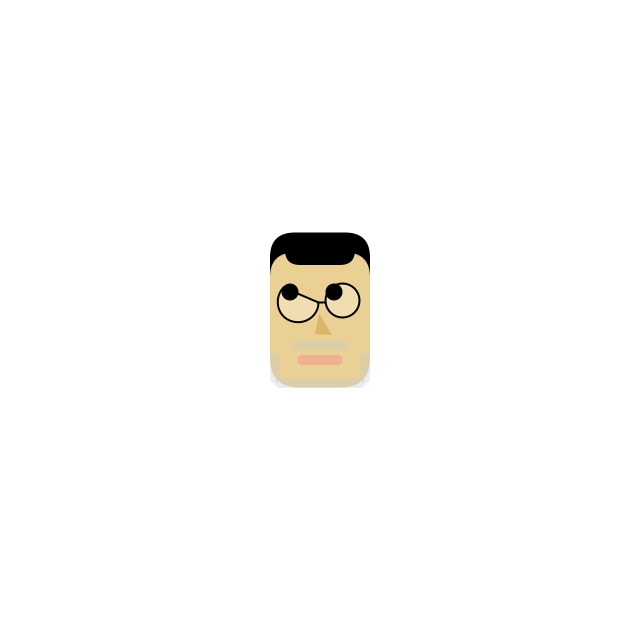
Frame 1 (no input)
Frame 60 (the mouse pressed at the canvas centre just before this capture): identical to frame 1, image omitted
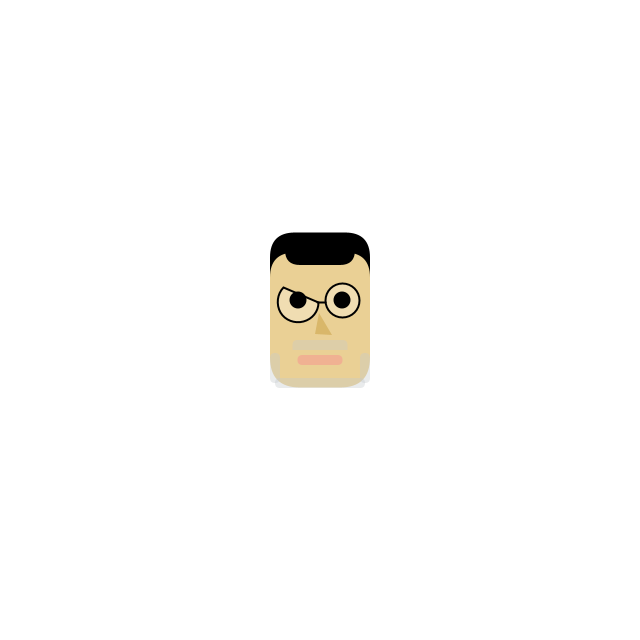
Frame 120 (the mouse held since frame 60 and released just before this capture)

The Processing sketch that drew these frames (run headless with seeded random() and noise(); from frame 60 on, the mouse is pressed at the canvas centre):

// Processing sketch: sidhant
// ── sidhant.pde
color facecolor = #EAD095;
int eyesOffsetX, eyesOffsetY, eyeSquint=0;
void setup() {
  size(640, 640);
}

void draw() {
  background(255);

  noStroke();

  fill(0);
  rectMode(CENTER);
  rect(width/2, height/2-20, 100, 135, 25, 25, 17, 17);


  fill(facecolor);
  rect(width/2, height/2, 100, 135, 25, 25, 30, 30);

  fill(0);
  rectMode(CENTER);
  rect(width/2, height/2-70, 70, 30, 0, 0, 20, 20);

  fill(#FFFFFF, 70);
  strokeWeight(2);
  stroke(0);
  arc(width/2-22, height/2-18, 40, 40, 0, PI+QUARTER_PI, CHORD);
  //circle(width/2-22, height/2-20, 34);
  circle(width/2+22, height/2-20, 34);
  line(width/2-3, height/2-18, width/2+5, height/2-18);

  fill(#000000);
  noStroke();
  eyesOffsetX = int(map(mouseX, 0, width, -8, 8));
  eyesOffsetY = int(map(mouseY, 0, height, -8, 8));
  ellipse(width/2-22+eyesOffsetX, height/2-20+eyesOffsetY, 17, 17);
  ellipse(width/2+22+eyesOffsetX, height/2-20+eyesOffsetY, 17, 17);
  
  fill(#B27E0E,80);
  triangle(319 ,313, 332, 335,315, 334);
  
  noStroke();
  fill(#C5CACB,90);
  rect(width/2, height/2+25, 55, 10, 17, 17, 0, 0);

  fill(#FF678D,75);
  rect(width/2, height/2+40, 45, 10, 17, 17, 17, 17);
  
  fill(#C5CACB,95);
  rect(width/2, height/2+63, 90, 10, 20, 20, 20, 20);
  rect(width/2-45, height/2+48, 10, 30, 20, 20, 100,100);
  rect(width/2+45, height/2+48, 10, 30, 20, 20, 100, 100);
  
}
